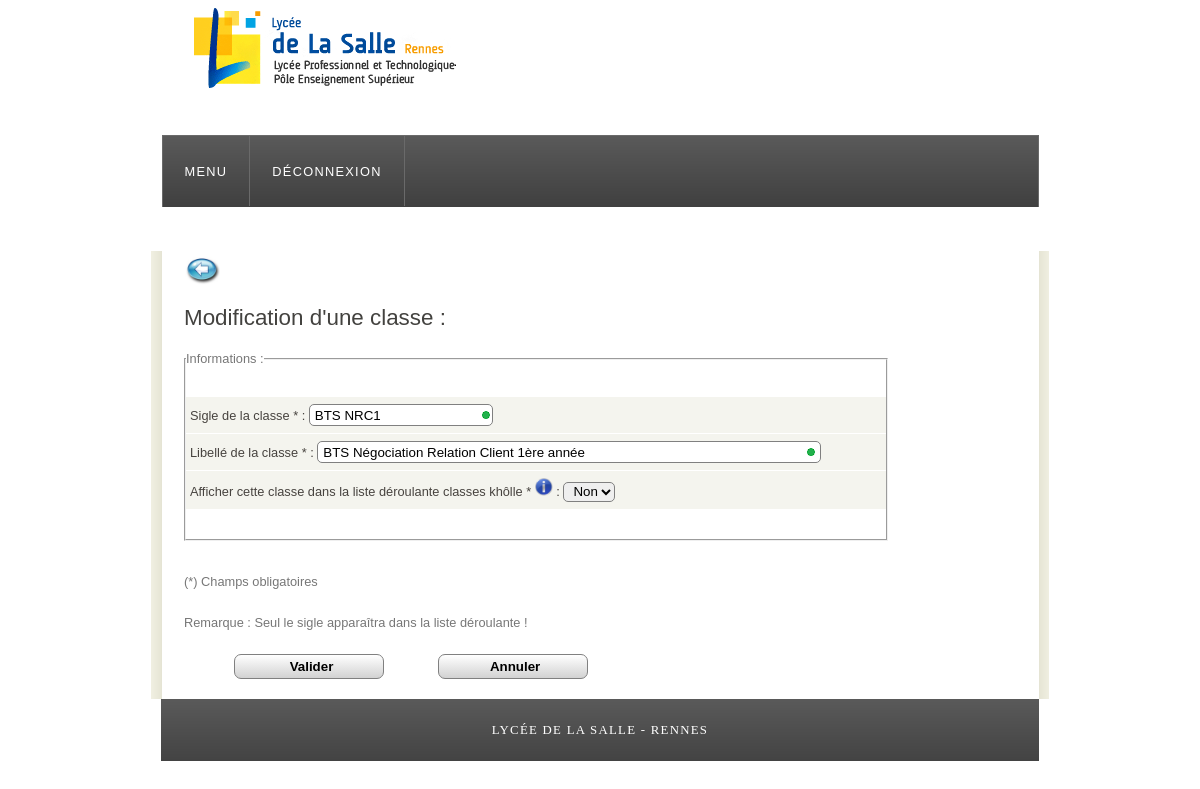
The page /admin/ajoutModifClasse.php?action=modifier&id=5 (signed in) on the database its author committed.
### tables this page shows
CREATE TABLE IF NOT EXISTS `hse_classes` (
  `CLASSE_ID` int(11) NOT NULL AUTO_INCREMENT,
  `CLASSE_LIBELLE` text,
  `CLASSE_SIGLE` varchar(20) DEFAULT NULL,
  `affListeKholle` tinyint(4) DEFAULT '0',
  PRIMARY KEY (`CLASSE_ID`)
);

### admin/ajoutModifClasse.php (the view, shortened to what this page needs)
<?php
include('../include/fonctions.php');
?>
<!DOCTYPE HTML>
<html>
<head>
  <link rel="stylesheet" type="text/css" href="../style/style.css" />
  <link rel="stylesheet" type="text/css" href="../tooltipster/dist/css/tooltipster.bundle.min.css" />
</head>
<body>
  <div id="main">
    <div id="header">
      <div id="logo">
      </div>
      <div id="menubar">
        <ul id="menu">
          <li class="selected"><a href="gestionAdmin.php">Menu</a></li>
          <li class="selected"><a href="../index.php?action=deconnexion">Déconnexion</a></li>
        </ul>
      </div>
    </div>
    <div id="site_content">
      <div id="content">
      <a href="listeClasse.php"><img src='../images/back.jpg' height='36' width='36'></a>
      <?php
      if (isset($_GET['action'])&& $_GET['action']=="ajout") {
      ?>
      <h1>Ajout d'une nouvelle classe : </h1>
      <form name="form1" id="form1" action="scriptAjoutClasse.php" method="post">
      <fieldset>
      <legend>Informations : </legend>
      <table>
      <tr></tr>
      <tr></tr>
      <tr>
      <td width="10%">
      Sigle de la classe * : <input type='text' name="sigle" placeholder="Un sigle" required>
      </td>
      </tr>
      <tr>
      <td width="10%">
      Libellé de la classe * : <input type='text' name="libelle" size="60" placeholder="Un libellé" required>
      </td>
      </tr>
      <tr>
      <td width="10%">
      Afficher cette classe dans la liste déroulante classes khôlle * <span class="tooltip" data-tooltip-content="#tooltip_content"><img src="../images/info.png" height='18' width='18' /></span>
      <div class="tooltip_templates">
        <span id="tooltip_content">
          <strong>"Non" : la classe apparaît seulement dans la liste des classes HSE. </br>
          "Oui" : la classe apparaît dans les listes des classe HSE et khôlles.
           </strong>
        </span>
      </div>
      : <select name="affListeKholle" required>
      <option value="0" selected>Non</option>
      <option value="1">Oui</option>
      </td>
      </tr>
      </table>
      </fieldset>
      <br/><br/>
      <p> (*) Champs obligatoires</p>
      <p> Remarque : Seul le sigle apparaîtra dans la liste déroulante ! </p>
      <input type="submit" name="btnConnecter" id="btnConnecter" value="Valider">
      <input type="reset" name="btnAnnuler" id="btnConnecter" value="Annuler">
      </form>
      <?php
      }
      elseif (isset($_GET['action'])&& $_GET['action']=="modifier" && isset($_GET['id']) ) {
      $classeID = $_GET['id'];
      $req_pre = $cnx->prepare("SELECT classe_id AS classeID, classe_sigle AS classeSigle, classe_libelle AS classeLibelle, affListeKholle FROM hse_classes WHERE classe_id = :classeID;");
      $req_pre->bindValue(':classeID', $classeID, PDO::PARAM_STR);
      $req_pre->execute();
      $resultat=$req_pre->fetch(PDO::FETCH_OBJ);
      $sigle = utf8_encode($resultat->classeSigle);
      $libelle = utf8_encode($resultat->classeLibelle);
      $affListe = $resultat->affListeKholle;
      ?>
      <h1>Modification d'une classe : </h1>
      <form name="form2" id="form2" action="scriptModifClasse.php" method="post">
      <fieldset>
      <legend>Informations : </legend>
      <table>
      <tr>
      <td width="10%">
      Sigle de la classe * : <input type='text' name="sigle" value='<?php echo $sigle; ?>' required>
      </td>
      </tr>
      <tr>
      <td width="10%">
      Libellé de la classe * : <input type='text' name="libelle" size="60" value='<?php echo $libelle; ?>' required>
      </td>
      </tr>
      <tr>
      <td width="10%">
      Afficher cette classe dans la liste déroulante classes khôlle *
      <span class="tooltip" data-tooltip-content="#tooltip_content"><img src="../images/info.png" height='18' width='18' /></span>
      : <select name="affListeKholle" required>
      <?php
      if ($affListe == 0) {
      echo '<option value="0" selected>Non</option>';
      }
      else {
      echo '<option value="0">Non</option>';
      echo '<option value="1" selected>Oui</option>';
      }
      ?>
      </td>
      </tr>
      </table>
      </fieldset>
      <br/><br/>
      <p> (*) Champs obligatoires</p>
      <p> Remarque : Seul le sigle apparaîtra dans la liste déroulante ! </p>
      <input type="submit" name="btnConnecter" id="btnConnecter" value="Valider">
      <input type="reset" name="btnAnnuler" id="btnConnecter" value="Annuler">
      </form>
      <?php
      }
      ?>
      </div>
    </div>
    <div id="footer">
      <a href="http://www.lycee-delasalle.com/">Lycée De La Salle - RENNES</a>
    </div>
  </div>
</body>
</html>

### style/style.css (style rules this page uses)
html { height: 100%; }
* { margin: 0; padding: 0; }
body { font: normal .80em 'trebuchet ms', arial, sans-serif; background: #FFFFFF; color: #777; }
p { padding: 0 0 20px 0; line-height: 1.7em; }
img { border: 0; }
h1, h2, h3, h4, h5, h6 { font: normal 175% 'century gothic', arial, sans-serif; color: #43423F; margin: 0 0 15px 0; padding: 15px 0 5px 0; }
a, a:hover { outline: none; text-decoration: underline; color: #14CECC; }
ul { margin: 2px 0 22px 17px; }
ul li { list-style-type: circle; margin: 0 0 6px 0; padding: 0 0 4px 5px; }
#main, #logo, #menubar, #site_content, #footer { margin-left: auto; margin-right: auto; }
#header { background: #FFFFFF; border-bottom: 1px solid #FFF; height: 250px; }
#logo { width: 829px; position: relative; height: 135px; background: url(logo_dls.png) no-repeat; }
#menubar { width: 875px; height: 71px; padding: 0px 0 0 0px; border: 1px solid #6A6A6A; border-bottom: 0; background: #555 url(menu.png) repeat-x; }
ul#menu { float: left; margin: 0; padding: 0; }
ul#menu li { float: left; margin: 0px 0 0 0; padding: 0px 0 0 0px; list-style: none; }
ul#menu li a { letter-spacing: 0.1em; font: normal 100% 'trebuchet ms', arial; display: block; float: left; height: 38px; padding: 28px 22px 4px 22px; text-align: center; color: #CDC090; text-transform: uppercase; text-decoration: none; border-right: 1px solid #6A6A6A; background: transparent; }
ul#menu li a:hover, ul#menu li.selected a, ul#menu li.selected a:hover { color: #FFF; }
#site_content { width: 845px; overflow: hidden; margin: 0 auto 0 auto; padding: 0px 20px 20px 33px; background: #FFF url(content.png) repeat-y; }
#content { text-align: left; width: 590px; padding: 0; }
#footer { width: 878px; font: normal 100% "lucida sans unicode"; height: 33px; padding: 24px 0 5px 0; text-align: center; background: #555 url(menu.png) repeat-x; color: #CDC090; text-transform: uppercase; letter-spacing: 0.1em; }
#footer a { color: #FFF; text-decoration: none; }
input, select { padding-left: 5px; border: solid 1px grey; display: inline-block; height: 20px; -moz-border-radius: 5px; -webkit-border-radius: 5px; -o-border-radius: 5px; -ms-border-radius: 5px; -khtml-border-radius: 5px; border-radius: 5px; }
input[type=text]:valid , input[type=email]:valid, input[type=password]:valid, textarea:valid { background: #fff url(rond-vert.png) no-repeat 99% center; display: inline-block; }
table { margin: 10px 0 30px 0; }
table tr th, table tr td { background: #3B3B3B; color: #FFF; padding: 7px 4px; text-align: left; }
table tr td { background: #F4F4EE; color: #47433F; border-top: 1px solid #FFF; }
input[type=submit] { font-weight: bold; border: solid 1px grey; width: 150px; height: 25px; margin-left: 50px; margin-top: 0px; -moz-border-radius: 7px; -webkit-border-radius: 7px; -o-border-radius: 7px; -ms-border-radius: 7px; -khtml-border-radius: 7px; border-radius: 7px; background: -moz-linear-gradient(top, rgb(255, 255, 255), rgb(210, 210, 210)); background: -webkit-gradient(linear, right top, right bottom, from(rgb(255, 255, 255)), to(rgb(210, 210, 210))); background: linear-gradient(to bottom, rgb(255, 255, 255), rgb(210, 210, 210)); }
input[type=reset] { font-weight: bold; border: solid 1px grey; width: 150px; height: 25px; margin-left: 50px; margin-top: 0px; -moz-border-radius: 7px; -webkit-border-radius: 7px; -o-border-radius: 7px; -ms-border-radius: 7px; -khtml-border-radius: 7px; border-radius: 7px; background: -moz-linear-gradient(top, rgb(255, 255, 255), rgb(210, 210, 210)); background: -webkit-gradient(linear, right top, right bottom, from(rgb(255, 255, 255)), to(rgb(210, 210, 210))); background: linear-gradient(to bottom, rgb(255, 255, 255), rgb(210, 210, 210)); }

### admin/ajoutModifClasse.php (style rules this page uses)
table { border-spacing: 0; width: 700px; margin: 30px auto 30px auto; background-color: rgb(230, 230, 230); }

### rows shown on the page
hse_classes: sigle "BTS NRC1", libelle "BTS Négociation Relation Client 1ère année", affListeKholle "Non"
